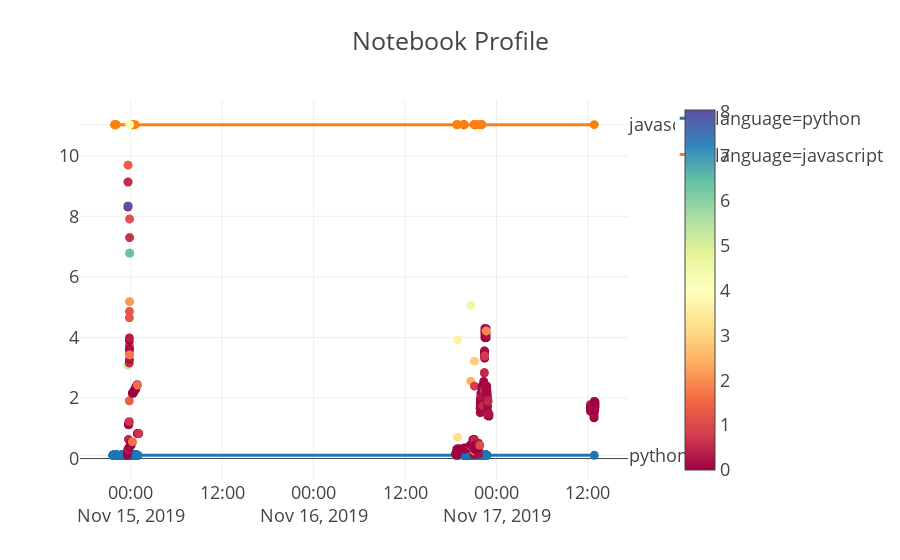

The code cell stored with this chart in its notebook:
### Markdown cell above
## User Profiling

*Not a terrible profile of what's happening in this Notebook*

### Code cell
clear_output()
from plotly.subplots import make_subplots
def combined_plot(plot1,plot2):
    combined = make_subplots(specs=[[{"secondary_y": True}]]).update_layout(template="presentation", title="Notebook Profile").update_coloraxes(colorscale="spectral")
    combined.add_traces(plot1.data, secondary_ys=[True,True]).add_trace(plot2.data[0])
    return combined
combined_plot(log_fig(logs), mem_fig(memory))

### Figure 1 — Plotly figure (JSON) as saved in the notebook; plotly's stock layout.template omitted (floating-point values rounded to 4 significant figures; data arrays with more than 128 entries replaced by an {"elided": "..."} marker saying what was removed)
{"data": [{"hoverlabel": {"namelength": 0}, "hovertemplate": "<b>%{hovertext}</b><br><br>language=%{y}<br>timestamp=%{x}", "hovertext": {"elided": "854 str values"}, "legendgroup": "language=python", "line": {"color": "#1F77B4", "dash": "solid"}, "mode": "markers+lines", "name": "language=python", "showlegend": true, "type": "scatter", "x": {"elided": "854 str values"}, "xaxis": "x", "y": {"elided": "854 str values"}, "yaxis": "y2"}, {"hoverlabel": {"namelength": 0}, "hovertemplate": "<b>%{hovertext}</b><br><br>language=%{y}<br>timestamp=%{x}", "hovertext": ["%%javascript\nJupyter.events.on('execute.CodeCell', function(evt, data) {\n    console.log(data.cell);\n});", "%%javascript\nJupyter.notebook.events.on('execute.CodeCell', function(evt, data) {\n    console.log(data.cell);\n});", "%%javascript\nJupyter.notebook.events.on('execute.CodeCell', function(evt, data) {\n    console.log(data.cell);\n});", "%%javascript\nJupyter.notebook.events.on('execute.CodeCell', function(evt, data) {\n    console.log(data.cell);\n});", "%%javascript\nJupyter.notebook.events.on('execute.CodeCell', function(evt, data) {\n    console.log(data.cell.input);\n});", "%%javascript\nJupyter.notebook.events.on('execute.CodeCell', function(evt, data) {\n    console.log(data.cell.input[0].innerText);\n});", "import plotly.express as px\nfrom IPython.display import clear_output\nlogs.loc[logs[\"input\"].str.contains(\"%%javascript\"),\"language\"]=\"javascript\"\nlogs.loc[~logs[\"input\"].str.contains(\"javascript\"),\"language\"]=\"python\"\nlogs.groupby(\"language\").count()", "import plotly.express as px\nfrom IPython.display import clear_output\nlogs.loc[logs[\"input\"].str.contains(\"%%javascript\"),\"language\"]=\"javascript\"\nlogs.loc[~logs[\"input\"].str.contains(\"javascript\"),\"language\"]=\"python\"\nlogs.groupby(\"language\").count()", "import plotly.express as px\nfrom IPython.display import clear_output\nlogs.loc[logs[\"input\"].str.contains(\"%%javascript\"),\"language\"]=\"javascript\"\nlogs.loc[~logs[\"input\"].str.contains(\"%%javascript\"),\"language\"]=\"python\"\nlogs.groupby(\"language\").count()", "def get_logs():\n    logs = pd.read_csv(\"log_mania.csv\", names=[\"input\",\"user\",\"timestamp\"], parse_dates=[\"timestamp\"])\n    logs.loc[logs[\"input\"].str.contains(\"%%javascript\"),\"language\"]=\"javascript\"\n    logs.loc[~logs[\"input\"].str.contains(\"%%javascript\"),\"language\"]=\"python\"\n    return logs\nlogs = get_logs()\nlogs.tail()", "def get_logs():\n    logs = pd.read_csv(\"log_mania.csv\", names=[\"input\",\"user\",\"timestamp\"], parse_dates=[\"timestamp\"])\n    logs.loc[logs[\"input\"].str.contains(\"%%javascript\"),\"language\"]=\"javascript\"\n    logs.loc[~logs[\"input\"].str.contains(\"%%javascript\"),\"language\"]=\"python\"\n    return logs\nlogs = get_logs()\nlogs.tail()", "%%javascript\nJupyter.notebook.events.on('execute.CodeCell', function(evt, data) {\n    console.log(data.cell.input[0].innerText);\n});", "def get_logs():\n    logs = pd.read_csv(\"log_mania.csv\", names=[\"input\",\"user\",\"timestamp\"], parse_dates=[\"timestamp\"])\n    logs.loc[logs[\"input\"].str.contains(\"%%javascript\"),\"language\"]=\"javascript\"\n    logs.loc[~logs[\"input\"].str.contains(\"%%javascript\"),\"language\"]=\"python\"\n    return logs\nlogs = get_logs()\nlogs.tail()", "%%javascript\nJupyter.notebook.events.on('execute.CodeCell', function(evt, data) {\n    console.log(data.cell.input[0].innerText);\n});", "%%javascript\nJupyter.notebook.events.on('execute.CodeCell', function(evt, data) {\n    console.log(data.cell.input[0].innerText);\n});", "%%javascript\nJupyter.notebook.events.on('execute.CodeCell', function(evt, data) {\n    console.log(data.cell.input[0].innerText);\n});", "%%javascript\nJupyter.notebook.events.on('execute.CodeCell', function(evt, data) {\n    console.log(data.cell.input[0].innerText);\n});", "%%javascript\nJupyter.notebook.events.on('execute.CodeCell', function(evt, data) {\n    console.log(data.cell.input[0].innerText);\n});", "def get_logs():\n    logs = pd.read_csv(\"log_mania.csv\", names=[\"input\",\"user\",\"timestamp\"], parse_dates=[\"timestamp\"])\n    logs.loc[logs[\"input\"].str.contains(\"%%javascript\"),\"language\"]=\"javascript\"\n    logs.loc[~logs[\"input\"].str.contains(\"%%javascript\"),\"language\"]=\"python\"\n    return logs\nlogs = get_logs()\nlogs.tail()", "def get_logs():\n    logs = pd.read_csv(\"log_mania.csv\", names=[\"input\",\"user\",\"timestamp\"], parse_dates=[\"timestamp\"])\n    logs.loc[logs[\"input\"].str.contains(\"%%javascript\"),\"language\"]=\"javascript\"\n    logs.loc[~logs[\"input\"].str.contains(\"%%javascript\"),\"language\"]=\"python\"\n    return logs\nlogs = get_logs()\nlogs.tail()", "def get_logs():\n    logs = pd.read_csv(\"log_mania.csv\", names=[\"input\",\"user\",\"timestamp\"], parse_dates=[\"timestamp\"])\n    logs.loc[logs[\"input\"].str.contains(\"%%javascript\"),\"language\"]=\"javascript\"\n    logs.loc[~logs[\"input\"].str.contains(\"%%javascript\"),\"language\"]=\"python\"\n    return logs\nlogs = get_logs()\nlogs.tail()", "def get_logs():\n    logs = pd.read_csv(\"log_mania.csv\", names=[\"input\",\"user\",\"timestamp\"], parse_dates=[\"timestamp\"])\n    logs.loc[logs[\"input\"].str.contains(\"%%javascript\"),\"language\"]=\"javascript\"\n    logs.loc[~logs[\"input\"].str.contains(\"%%javascript\"),\"language\"]=\"python\"\n    return logs\nlogs = get_logs()\nlogs.tail()", "def get_logs():\n    logs = pd.read_csv(\"log_mania.csv\", names=[\"input\",\"user\",\"timestamp\"], parse_dates=[\"timestamp\"])\n    logs.loc[logs[\"input\"].str.contains(\"%%javascript\"),\"language\"]=\"javascript\"\n    logs.loc[~logs[\"input\"].str.contains(\"%%javascript\"),\"language\"]=\"python\"\n    return logs\nlogs = get_logs()\nlogs.tail()", "def get_logs():\n    logs = pd.read_csv(\"log_mania.csv\", names=[\"input\",\"user\",\"timestamp\"], parse_dates=[\"timestamp\"])\n    logs.loc[logs[\"input\"].str.contains(\"%%javascript\"),\"language\"]=\"javascript\"\n    logs.loc[~logs[\"input\"].str.contains(\"%%javascript\"),\"language\"]=\"python\"\n    return logs\nlogs = get_logs()\nlogs.tail()", "def get_logs():\n    logs = pd.read_csv(\"log_mania.csv\", names=[\"input\",\"user\",\"timestamp\"], parse_dates=[\"timestamp\"])\n    logs.loc[logs[\"input\"].str.contains(\"%%javascript\"),\"language\"]=\"javascript\"\n    logs.loc[~logs[\"input\"].str.contains(\"%%javascript\"),\"language\"]=\"python\"\n    return logs\nlogs = get_logs()\nlogs.tail()", "def get_logs():\n    logs = pd.read_csv(\"log_mania.csv\", names=[\"input\",\"user\",\"timestamp\"], parse_dates=[\"timestamp\"])\n    logs.loc[logs[\"input\"].str.contains(\"%%javascript\"),\"language\"]=\"javascript\"\n    logs.loc[~logs[\"input\"].str.contains(\"%%javascript\"),\"language\"]=\"python\"\n    return logs\nlogs = get_logs()\nlogs.tail()", "def get_logs():\n    logs = pd.read_csv(\"log_mania.csv\", names=[\"input\",\"user\",\"timestamp\"], parse_dates=[\"timestamp\"])\n    logs.loc[logs[\"input\"].str.contains(\"%%javascript\"),\"language\"]=\"javascript\"\n    logs.loc[~logs[\"input\"].str.contains(\"%%javascript\"),\"language\"]=\"python\"\n    return logs\nlogs = get_logs()\nlogs.tail()", "def get_logs():\n    logs = pd.read_csv(\"log_mania.csv\", names=[\"input\",\"user\",\"timestamp\"], parse_dates=[\"timestamp\"])\n    logs.loc[logs[\"input\"].str.contains(\"%%javascript\"),\"language\"]=\"javascript\"\n    logs.loc[~logs[\"input\"].str.contains(\"%%javascript\"),\"language\"]=\"python\"\n    return logs\nlogs = get_logs()\nlogs.tail()", "def get_logs():\n    logs = pd.read_csv(\"log_mania.csv\", names=[\"input\",\"user\",\"timestamp\"], parse_dates=[\"timestamp\"])\n    logs.loc[logs[\"input\"].str.contains(\"%%javascript\"),\"language\"]=\"javascript\"\n    logs.loc[~logs[\"input\"].str.contains(\"%%javascript\"),\"language\"]=\"python\"\n    return logs\nlogs = get_logs()\nlogs.tail()", "def get_logs():\n    logs = pd.read_csv(\"log_mania.csv\", names=[\"input\",\"user\",\"timestamp\"], parse_dates=[\"timestamp\"])\n    logs.loc[logs[\"input\"].str.contains(\"%%javascript\"),\"language\"]=\"javascript\"\n    logs.loc[~logs[\"input\"].str.contains(\"%%javascript\"),\"language\"]=\"python\"\n    return logs\nlogs = get_logs()\nlogs.tail()", "def get_logs():\n    logs = pd.read_csv(\"log_mania.csv\", names=[\"input\",\"user\",\"timestamp\"], parse_dates=[\"timestamp\"])\n    logs.loc[logs[\"input\"].str.contains(\"%%javascript\"),\"language\"]=\"javascript\"\n    logs.loc[~logs[\"input\"].str.contains(\"%%javascript\"),\"language\"]=\"python\"\n    return logs\nlogs = get_logs()\nlogs.tail()"], "legendgroup": "language=javascript", "line": {"color": "#FF7F0E", "dash": "solid"}, "mode": "markers+lines", "name": "language=javascript", "showlegend": true, "type": "scatter", "x": ["2019-11-14T21:55:22", "2019-11-14T21:56:37", "2019-11-14T21:56:41", "2019-11-14T21:56:42", "2019-11-14T21:56:54", "2019-11-14T22:05:51", "2019-11-15T00:12:08", "2019-11-15T00:12:51", "2019-11-15T00:12:57", "2019-11-15T00:34:28", "2019-11-16T18:46:27", "2019-11-16T18:52:03", "2019-11-16T18:52:28", "2019-11-16T19:42:29", "2019-11-16T19:42:31", "2019-11-16T19:42:33", "2019-11-16T19:42:34", "2019-11-16T19:42:35", "2019-11-16T19:44:29", "2019-11-16T19:44:41", "2019-11-16T21:04:53", "2019-11-16T21:05:19", "2019-11-16T21:05:59", "2019-11-16T21:08:02", "2019-11-16T21:08:18", "2019-11-16T21:14:52", "2019-11-16T21:37:36", "2019-11-16T21:56:37", "2019-11-16T22:03:39", "2019-11-16T22:04:04", "2019-11-17T12:49:23"], "xaxis": "x", "y": ["javascript", "javascript", "javascript", "javascript", "javascript", "javascript", "javascript", "javascript", "javascript", "javascript", "javascript", "javascript", "javascript", "javascript", "javascript", "javascript", "javascript", "javascript", "javascript", "javascript", "javascript", "javascript", "javascript", "javascript", "javascript", "javascript", "javascript", "javascript", "javascript", "javascript", "javascript"], "yaxis": "y2"}, {"hoverlabel": {"namelength": 0}, "hovertemplate": "timestamp=%{x}<br>GB=%{y}<br>speed=%{marker.color}", "legendgroup": "", "marker": {"color": {"elided": "3672 float values"}, "coloraxis": "coloraxis", "symbol": "circle"}, "mode": "markers", "name": "", "showlegend": false, "type": "scattergl", "x": {"elided": "3672 str values"}, "xaxis": "x", "y": {"elided": "3672 float values"}, "yaxis": "y"}], "layout": {"coloraxis": {"colorscale": [[0, "rgb(158,1,66)"], [0.1, "rgb(213,62,79)"], [0.2, "rgb(244,109,67)"], [0.3, "rgb(253,174,97)"], [0.4, "rgb(254,224,139)"], [0.5, "rgb(255,255,191)"], [0.6, "rgb(230,245,152)"], [0.7, "rgb(171,221,164)"], [0.8, "rgb(102,194,165)"], [0.9, "rgb(50,136,189)"], [1, "rgb(94,79,162)"]]}, "title": {"text": "Notebook Profile"}, "xaxis": {"anchor": "y", "domain": [0, 0.94]}, "yaxis": {"anchor": "x", "domain": [0, 1]}, "yaxis2": {"anchor": "x", "overlaying": "y", "side": "right"}}}
